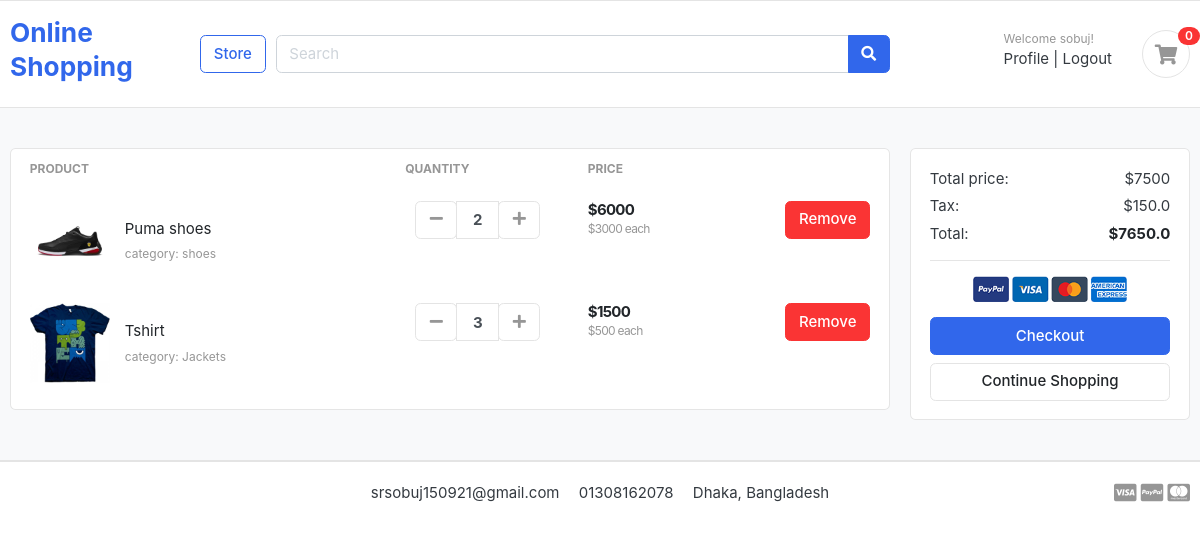
/cart/ (signed in), run on an earlier commit of the app's database.
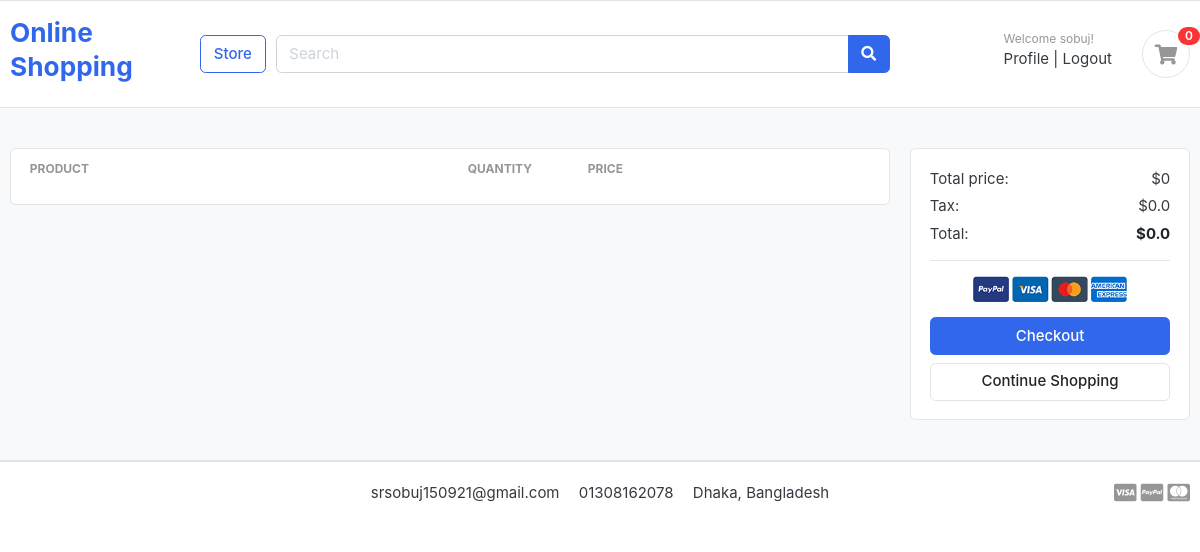
And on a later commit of the database.
### cart/models.py (models this page shows, shortened)
class CartItem(models.Model):
    user=models.ForeignKey(User,on_delete=models.CASCADE,null=True)
    product=models.ForeignKey(Product,on_delete=models.CASCADE)
    cart=models.ForeignKey(Cart,on_delete=models.CASCADE,null=True)
    quantity=models.IntegerField()
    is_active=models.BooleanField(default=True)
    def sub_total(self):
        return self.product.price * self.quantity

### store/models.py (models this page shows, shortened)
class Product(models.Model):
    product_name=models.CharField(max_length=100,unique=True)
    slug=models.SlugField(max_length=200,unique=True)
    description=models.TextField(max_length=500,blank=True)
    price=models.IntegerField()
    image=models.ImageField(upload_to='photos/products')
    stock=models.IntegerField()
    is_available=models.BooleanField(default=True)
    category=models.ForeignKey(Category,on_delete=models.CASCADE)  # 1ta categorir under e onekgula product thakte pare ei jonno one to many field er jonno ForeignKey use kora hoice category model er sathe one to many relationship hocce
    created_date=models.DateTimeField(auto_now_add=True)
    modified_date=models.DateTimeField(auto_now=True)

### category/models.py (models this page shows, shortened)
class Category(models.Model):
    category_name=models.CharField(max_length=50,unique=True)
    slug=models.SlugField(max_length=100,unique=True)
    description=models.TextField(max_length=255,blank=True) #blank mane diteo pare na diteo pare
    cat_image=models.ImageField(upload_to='photos/categories',blank=True)

### cart/views.py (the view)
# urls.py: path('', views.cart, name='cart'),
def cart(request, total=0, quantity=0, cart_items=None):
    try:
        tax = 0
        grand_total = 0
        if request.user.is_authenticated:
            cart_items = CartItem.objects.filter(user=request.user, is_active=True)
        else:
            cart = Cart.objects.get(cart_id=_cart_id(request))
            cart_items = CartItem.objects.filter(cart=cart, is_active=True)
        for cart_item in cart_items:
            total += (cart_item.product.price * cart_item.quantity)
            quantity += cart_item.quantity
        tax = (2 * total)/100
        grand_total = total + tax
    except ObjectDoesNotExist:
        pass #just ignore
    context = {
        'total': total,
        'quantity': quantity,
        'cart_items': cart_items,
        'tax'       : tax,
        'grand_total': grand_total,
    }
    return render(request, 'cart/cart.html', context)

### cart/templates/cart/cart.html (shortened to what the changed rows need)
{% extends 'base.html' %}
{% block body %}
<section class="section-content padding-y bg">
  <div class="container">
    <div class="row">
      <aside class="col-lg-9">
        <div class="card">
          <table class="table table-borderless table-shopping-cart">
            <thead class="text-muted">
              <tr class="small text-uppercase">
                <th scope="col">Product</th>
                <th scope="col" width="120">Quantity</th>
                <th scope="col" width="120">Price</th>
                <th scope="col" class="text-right" width="200"></th>
              </tr>
            </thead>
            <tbody>
              {% for item in cart_items %}
              <tr>
                <td>
                  <figure class="itemside align-items-center">
                    <div class="aside">
                      <img src="{{item.product.image.url}}" class="img-sm" />
                    </div>
                    <figcaption class="info">
                      <a href="#" class="title text-dark"
                        >{{item.product.product_name}}</a
                      >
                      <p class="text-muted small">
                      category: {{item.product.category.category_name}}
                      </p>
                    </figcaption>
                  </figure>
                </td>
                <td>
                  <div class="col">
                    <div class="input-group input-spinner">
                      <div class="input-group-prepend">
                        <form action="{% url 'remove_cart_item' item.product.id item.id %}">
                          <button
                          class="btn btn-light"
                          type="submit"
                          id="button-minus"
                        >
                          <i class="fa fa-minus"></i>
                        </button>
                        </form>
                      </div>
                      <input type="text" class="form-control" value={{item.quantity}} />
                      <div class="input-group-append">
                        <form action="{% url 'add_cart' item.product.id %}" method="POST">
                          <button
                          class="btn btn-light"
                          type="submit"
                          id="button-minus"
                        >
                          <i class="fa fa-plus"></i>
                        </button>
                        </form>
                      </div>
                    </div>
                  </div>
                </td>
                <td>
                  <div class="price-wrap">
                    <var class="price">${{item.sub_total}}</var>
                    <small class="text-muted"> ${{item.product.price}} each </small>
                  </div>
                </td>
                <td class="text-right">
                  <a href="{% url 'remove_cart' item.product.id item.id %}" class="btn btn-danger"> Remove</a>
                </td>
              </tr>
              {% endfor %}
            </tbody>
          </table>
        </div>
      </aside>
      <aside class="col-lg-3">
        <div class="card">
          <div class="card-body">
            <dl class="dlist-align">
              <dt>Total price:</dt>
              <dd class="text-right">${{total}}</dd>
            </dl>
            <dl class="dlist-align">
              <dt>Tax:</dt>
              <dd class="text-right">${{tax}}</dd>
            </dl>
            <dl class="dlist-align">
              <dd class="text-right text-dark b">
                <strong>${{grand_total}}</strong>
              </dd>
            </dl>
          </div>
        </div>
      </aside>
    </div>
  </div>
</section>
{% endblock body %}

What changed in the data, as far as the page shows it:
removed CartItem: product.image (picture), product.product_name "Puma shoes", product.category.category_name "shoes", quantity "2", sub_total "6000", product.price "3000"
removed CartItem: product.image (picture), product.product_name "Tshirt", product.category.category_name "Jackets", quantity "3", sub_total "1500", product.price "500"
Also different on the page:
{{ total }}: "7500" → "0"
{{ tax }}: "150.0" → "0.0"
{{ grand_total }}: "7650.0" → "0.0"
